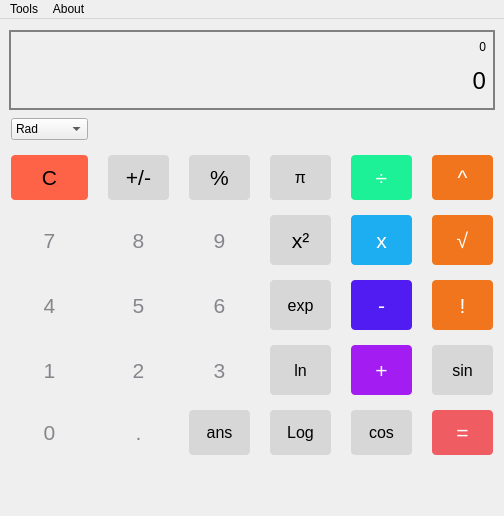
<?xml version="1.0" encoding="UTF-8"?>
<ui version="4.0">
 <class>MainWindow</class>
 <widget class="QMainWindow" name="MainWindow">
  <property name="enabled">
   <bool>true</bool>
  </property>
  <property name="geometry">
   <rect>
    <x>0</x>
    <y>0</y>
    <width>504</width>
    <height>516</height>
   </rect>
  </property>
  <property name="minimumSize">
   <size>
    <width>0</width>
    <height>75</height>
   </size>
  </property>
  <property name="mouseTracking">
   <bool>false</bool>
  </property>
  <property name="windowTitle">
   <string>Plume Calculator</string>
  </property>
  <property name="windowIcon">
   <iconset resource="assets.qrc">
    <normaloff>:/imgs/raiz-quadrada.png</normaloff>:/imgs/raiz-quadrada.png</iconset>
  </property>
  <property name="styleSheet">
   <string notr="true">/*Change the background color */
</string>
  </property>
  <widget class="QWidget" name="centralwidget">
   <property name="styleSheet">
    <string notr="true">/* (Label at top) Label Stylesheet */

QLabel {
  qproperty-alignment: 'AlignVCenter | AlignRight';
  
  color: rgb(0, 255, 0);

}

background-color : white;

/* End Label Stylesheet */</string>
   </property>
   <layout class="QVBoxLayout" name="verticalLayout_2">
    <item>
     <widget class="QWidget" name="verticalWidget" native="true">
      <property name="sizePolicy">
       <sizepolicy hsizetype="Preferred" vsizetype="Fixed">
        <horstretch>0</horstretch>
        <verstretch>0</verstretch>
       </sizepolicy>
      </property>
      <property name="minimumSize">
       <size>
        <width>0</width>
        <height>80</height>
       </size>
      </property>
      <property name="maximumSize">
       <size>
        <width>16777215</width>
        <height>75</height>
       </size>
      </property>
      <property name="styleSheet">
       <string notr="true">#verticalWidget
{ 
  border: 2px solid gray;
  background-color: rgb(239,239,239);
}
</string>
      </property>
      <layout class="QVBoxLayout" name="verticalLayout">
       <item>
        <widget class="QLabel" name="label_2">
         <property name="enabled">
          <bool>true</bool>
         </property>
         <property name="maximumSize">
          <size>
           <width>16777215</width>
           <height>15</height>
          </size>
         </property>
         <property name="mouseTracking">
          <bool>false</bool>
         </property>
         <property name="autoFillBackground">
          <bool>false</bool>
         </property>
         <property name="styleSheet">
          <string notr="true">QLabel{
  color: #000;
  background-color: rgb(239,239,239);
}</string>
         </property>
         <property name="text">
          <string>0</string>
         </property>
         <property name="alignment">
          <set>Qt::AlignmentFlag::AlignRight|Qt::AlignmentFlag::AlignTrailing|Qt::AlignmentFlag::AlignVCenter</set>
         </property>
        </widget>
       </item>
       <item>
        <widget class="QLabel" name="label">
         <property name="sizePolicy">
          <sizepolicy hsizetype="Preferred" vsizetype="Preferred">
           <horstretch>0</horstretch>
           <verstretch>0</verstretch>
          </sizepolicy>
         </property>
         <property name="minimumSize">
          <size>
           <width>0</width>
           <height>20</height>
          </size>
         </property>
         <property name="font">
          <font>
           <pointsize>18</pointsize>
          </font>
         </property>
         <property name="autoFillBackground">
          <bool>false</bool>
         </property>
         <property name="styleSheet">
          <string notr="true">QLabel{
  color: #000;
  background-color: rgb(239,239,239);
}</string>
         </property>
         <property name="text">
          <string>0</string>
         </property>
         <property name="alignment">
          <set>Qt::AlignmentFlag::AlignRight|Qt::AlignmentFlag::AlignTrailing|Qt::AlignmentFlag::AlignVCenter</set>
         </property>
        </widget>
       </item>
      </layout>
     </widget>
    </item>
    <item>
     <layout class="QGridLayout" name="keypad_grid">
      <property name="sizeConstraint">
       <enum>QLayout::SizeConstraint::SetDefaultConstraint</enum>
      </property>
      <property name="leftMargin">
       <number>2</number>
      </property>
      <property name="topMargin">
       <number>4</number>
      </property>
      <property name="rightMargin">
       <number>2</number>
      </property>
      <property name="bottomMargin">
       <number>4</number>
      </property>
      <property name="horizontalSpacing">
       <number>20</number>
      </property>
      <property name="verticalSpacing">
       <number>15</number>
      </property>
      <item row="1" column="2">
       <widget class="QPushButton" name="pushButton_percent">
        <property name="sizePolicy">
         <sizepolicy hsizetype="Preferred" vsizetype="Preferred">
          <horstretch>0</horstretch>
          <verstretch>0</verstretch>
         </sizepolicy>
        </property>
        <property name="font">
         <font>
          <family>Arial</family>
          <pointsize>16</pointsize>
          <bold>false</bold>
         </font>
        </property>
        <property name="styleSheet">
         <string notr="true">/* (Clear,+/-,%,. buttons) Unary Operations Buttons Stylesheet */

QPushButton {
  color: #000;
  background-color: rgb(215, 215, 215);
  border-radius: 4px;
  padding: 10px;
}

QPushButton:pressed {
    background-color: qlineargradient(x1: 0, y1: 0, x2: 0, y2: 1,
                                      stop: 0 #BEBEBE, stop: 1 #D7D7D7);
}</string>
        </property>
        <property name="text">
         <string>%</string>
        </property>
        <property name="shortcut">
         <string>%</string>
        </property>
       </widget>
      </item>
      <item row="8" column="1">
       <widget class="QPushButton" name="pushButton_2">
        <property name="sizePolicy">
         <sizepolicy hsizetype="Preferred" vsizetype="Preferred">
          <horstretch>0</horstretch>
          <verstretch>0</verstretch>
         </sizepolicy>
        </property>
        <property name="minimumSize">
         <size>
          <width>50</width>
          <height>50</height>
         </size>
        </property>
        <property name="font">
         <font>
          <family>Arial</family>
          <pointsize>16</pointsize>
          <bold>false</bold>
         </font>
        </property>
        <property name="styleSheet">
         <string notr="true">QPushButton {
color: rgb(134,134,140);
background-color: rgb(239,239,239);
border-radius: 4px;
padding: 10px;
}

QPushButton:hover {
background: qradialgradient(
cx: 0.3, cy: -0.4, fx: 0.3, fy: -0.4,
radius: 1.35, stop: 0 #8afff7, stop: 1 #73ffff
);
}

QPushButton:pressed {
border-style: inset;
background: qradialgradient(
cx: 0.4, cy: -0.1, fx: 0.4, fy: -0.1,
radius: 1.35, stop: 0 #707070, stop: 1 #606060
);
}</string>
        </property>
        <property name="text">
         <string>2</string>
        </property>
        <property name="shortcut">
         <string>2</string>
        </property>
       </widget>
      </item>
      <item row="5" column="0">
       <widget class="QPushButton" name="pushButton_4">
        <property name="sizePolicy">
         <sizepolicy hsizetype="Preferred" vsizetype="Preferred">
          <horstretch>0</horstretch>
          <verstretch>0</verstretch>
         </sizepolicy>
        </property>
        <property name="minimumSize">
         <size>
          <width>50</width>
          <height>50</height>
         </size>
        </property>
        <property name="font">
         <font>
          <family>Arial</family>
          <pointsize>16</pointsize>
          <bold>false</bold>
         </font>
        </property>
        <property name="styleSheet">
         <string notr="true">QPushButton {
color: rgb(134,134,140);
background-color: rgb(239,239,239);
border-radius: 4px;
padding: 10px;
}

QPushButton:hover {
background: qradialgradient(
cx: 0.3, cy: -0.4, fx: 0.3, fy: -0.4,
radius: 1.35, stop: 0 #8afff7, stop: 1 #73ffff
);
}

QPushButton:pressed {
border-style: inset;
background: qradialgradient(
cx: 0.4, cy: -0.1, fx: 0.4, fy: -0.1,
radius: 1.35, stop: 0 #707070, stop: 1 #606060
);
}</string>
        </property>
        <property name="text">
         <string>4</string>
        </property>
        <property name="shortcut">
         <string>4</string>
        </property>
       </widget>
      </item>
      <item row="5" column="8">
       <widget class="QPushButton" name="pushButton_Factorial">
        <property name="sizePolicy">
         <sizepolicy hsizetype="Preferred" vsizetype="Preferred">
          <horstretch>0</horstretch>
          <verstretch>0</verstretch>
         </sizepolicy>
        </property>
        <property name="font">
         <font>
          <family>Arial</family>
          <pointsize>16</pointsize>
          <bold>false</bold>
         </font>
        </property>
        <property name="styleSheet">
         <string notr="true">/* (Clear,+/-,%,. buttons) Unary Operations Buttons Stylesheet */

QPushButton {
  color: #FFF;
  background-color: rgb(241, 117, 28);
  border-radius: 4px;
  padding: 10px;
}

QPushButton:pressed {
    background-color: qlineargradient(x1: 0, y1: 0, x2: 0, y2: 1,
                                      stop: 0 #BEBEBE, stop: 1 #D7D7D7);
}</string>
        </property>
        <property name="text">
         <string>!</string>
        </property>
        <property name="shortcut">
         <string>*</string>
        </property>
       </widget>
      </item>
      <item row="8" column="5">
       <widget class="QPushButton" name="pushButton_add">
        <property name="sizePolicy">
         <sizepolicy hsizetype="Preferred" vsizetype="Preferred">
          <horstretch>0</horstretch>
          <verstretch>0</verstretch>
         </sizepolicy>
        </property>
        <property name="font">
         <font>
          <family>Arial</family>
          <pointsize>16</pointsize>
          <bold>false</bold>
         </font>
        </property>
        <property name="styleSheet">
         <string notr="true">/* (Clear,+/-,%,. buttons) Unary Operations Buttons Stylesheet */

QPushButton {
  color: #FFF;
  background-color: rgb(163, 28, 241);
  border-radius: 4px;
  padding: 10px;
}

QPushButton:pressed {
    background-color: qlineargradient(x1: 0, y1: 0, x2: 0, y2: 1,
                                      stop: 0 #BEBEBE, stop: 1 #D7D7D7);
}</string>
        </property>
        <property name="text">
         <string> + </string>
        </property>
        <property name="shortcut">
         <string>+</string>
        </property>
        <attribute name="buttonGroup">
         <string notr="true">buttonGroup</string>
        </attribute>
       </widget>
      </item>
      <item row="10" column="3">
       <widget class="QPushButton" name="pushButton_Log">
        <property name="sizePolicy">
         <sizepolicy hsizetype="Preferred" vsizetype="Preferred">
          <horstretch>0</horstretch>
          <verstretch>0</verstretch>
         </sizepolicy>
        </property>
        <property name="font">
         <font>
          <family>Arial</family>
          <pointsize>12</pointsize>
          <bold>false</bold>
         </font>
        </property>
        <property name="styleSheet">
         <string notr="true">/* (Clear,+/-,%,. buttons) Unary Operations Buttons Stylesheet */

QPushButton {
  color: #000;
  background-color: rgb(215, 215, 215);
  border-radius: 4px;
  padding: 10px;
}

QPushButton:pressed {
    background-color: qlineargradient(x1: 0, y1: 0, x2: 0, y2: 1,
                                      stop: 0 #BEBEBE, stop: 1 #D7D7D7);
}</string>
        </property>
        <property name="text">
         <string>Log</string>
        </property>
        <property name="shortcut">
         <string>%</string>
        </property>
       </widget>
      </item>
      <item row="5" column="5">
       <widget class="QPushButton" name="pushButton_minus">
        <property name="sizePolicy">
         <sizepolicy hsizetype="Preferred" vsizetype="Preferred">
          <horstretch>0</horstretch>
          <verstretch>0</verstretch>
         </sizepolicy>
        </property>
        <property name="font">
         <font>
          <family>Arial</family>
          <pointsize>16</pointsize>
          <bold>false</bold>
         </font>
        </property>
        <property name="styleSheet">
         <string notr="true">/* (Clear,+/-,%,. buttons) Unary Operations Buttons Stylesheet */

QPushButton {
  color: #FFF;
  background-color: rgb(81, 28, 241);
  border-radius: 4px;
  padding: 10px;
}

QPushButton:pressed {
    background-color: qlineargradient(x1: 0, y1: 0, x2: 0, y2: 1,
                                      stop: 0 #BEBEBE, stop: 1 #D7D7D7);
}</string>
        </property>
        <property name="text">
         <string>-</string>
        </property>
        <property name="shortcut">
         <string>-</string>
        </property>
        <attribute name="buttonGroup">
         <string notr="true">buttonGroup</string>
        </attribute>
       </widget>
      </item>
      <item row="10" column="2">
       <widget class="QPushButton" name="pushButton_previos_answer">
        <property name="sizePolicy">
         <sizepolicy hsizetype="Preferred" vsizetype="Preferred">
          <horstretch>0</horstretch>
          <verstretch>0</verstretch>
         </sizepolicy>
        </property>
        <property name="font">
         <font>
          <family>Arial</family>
          <pointsize>12</pointsize>
          <bold>false</bold>
         </font>
        </property>
        <property name="styleSheet">
         <string notr="true">/* (Clear,+/-,%,. buttons) Unary Operations Buttons Stylesheet */

QPushButton {
  color: #000;
  background-color: rgb(215, 215, 215);
  border-radius: 4px;
  padding: 10px;
}

QPushButton:pressed {
    background-color: qlineargradient(x1: 0, y1: 0, x2: 0, y2: 1,
                                      stop: 0 #BEBEBE, stop: 1 #D7D7D7);
}</string>
        </property>
        <property name="text">
         <string>ans</string>
        </property>
        <property name="shortcut">
         <string>%</string>
        </property>
       </widget>
      </item>
      <item row="3" column="0">
       <widget class="QPushButton" name="pushButton_7">
        <property name="sizePolicy">
         <sizepolicy hsizetype="Preferred" vsizetype="Preferred">
          <horstretch>0</horstretch>
          <verstretch>0</verstretch>
         </sizepolicy>
        </property>
        <property name="minimumSize">
         <size>
          <width>50</width>
          <height>50</height>
         </size>
        </property>
        <property name="font">
         <font>
          <family>Arial</family>
          <pointsize>16</pointsize>
          <bold>false</bold>
         </font>
        </property>
        <property name="styleSheet">
         <string notr="true">QPushButton {
color: rgb(134,134,140);
background-color: rgb(239,239,239);
border-radius: 4px;
padding: 10px;
}

QPushButton:hover {
background: qradialgradient(
cx: 0.3, cy: -0.4, fx: 0.3, fy: -0.4,
radius: 1.35, stop: 0 #8afff7, stop: 1 #73ffff
);
}

QPushButton:pressed {
border-style: inset;
background: qradialgradient(
cx: 0.4, cy: -0.1, fx: 0.4, fy: -0.1,
radius: 1.35, stop: 0 #707070, stop: 1 #606060
);
}</string>
        </property>
        <property name="text">
         <string>7</string>
        </property>
        <property name="shortcut">
         <string>7</string>
        </property>
       </widget>
      </item>
      <item row="3" column="5">
       <widget class="QPushButton" name="pushButton_multiply">
        <property name="sizePolicy">
         <sizepolicy hsizetype="Preferred" vsizetype="Preferred">
          <horstretch>0</horstretch>
          <verstretch>0</verstretch>
         </sizepolicy>
        </property>
        <property name="font">
         <font>
          <family>Arial</family>
          <pointsize>16</pointsize>
          <bold>false</bold>
         </font>
        </property>
        <property name="styleSheet">
         <string notr="true">/* (Clear,+/-,%,. buttons) Unary Operations Buttons Stylesheet */

QPushButton {
  color: #FFF;
  background-color: rgb(28, 174, 241);
  border-radius: 4px;
  padding: 10px;
}

QPushButton:pressed {
    background-color: qlineargradient(x1: 0, y1: 0, x2: 0, y2: 1,
                                      stop: 0 #BEBEBE, stop: 1 #D7D7D7);
}</string>
        </property>
        <property name="text">
         <string>x</string>
        </property>
        <property name="shortcut">
         <string>*</string>
        </property>
        <attribute name="buttonGroup">
         <string notr="true">buttonGroup</string>
        </attribute>
       </widget>
      </item>
      <item row="3" column="3">
       <widget class="QPushButton" name="pushButton_squared">
        <property name="sizePolicy">
         <sizepolicy hsizetype="Preferred" vsizetype="Preferred">
          <horstretch>0</horstretch>
          <verstretch>0</verstretch>
         </sizepolicy>
        </property>
        <property name="font">
         <font>
          <family>Arial</family>
          <pointsize>16</pointsize>
          <bold>false</bold>
         </font>
        </property>
        <property name="styleSheet">
         <string notr="true">/* (Clear,+/-,%,. buttons) Unary Operations Buttons Stylesheet */

QPushButton {
  color: #000;
  background-color: rgb(215, 215, 215);
  border-radius: 4px;
  padding: 10px;
}

QPushButton:pressed {
    background-color: qlineargradient(x1: 0, y1: 0, x2: 0, y2: 1,
                                      stop: 0 #BEBEBE, stop: 1 #D7D7D7);
}</string>
        </property>
        <property name="text">
         <string>x²</string>
        </property>
        <property name="shortcut">
         <string>%</string>
        </property>
       </widget>
      </item>
      <item row="5" column="3">
       <widget class="QPushButton" name="pushButton_exponent">
        <property name="sizePolicy">
         <sizepolicy hsizetype="Preferred" vsizetype="Preferred">
          <horstretch>0</horstretch>
          <verstretch>0</verstretch>
         </sizepolicy>
        </property>
        <property name="font">
         <font>
          <family>Arial</family>
          <pointsize>12</pointsize>
          <bold>false</bold>
         </font>
        </property>
        <property name="styleSheet">
         <string notr="true">/* (Clear,+/-,%,. buttons) Unary Operations Buttons Stylesheet */

QPushButton {
  color: #000;
  background-color: rgb(215, 215, 215);
  border-radius: 4px;
  padding: 10px;
}

QPushButton:pressed {
    background-color: qlineargradient(x1: 0, y1: 0, x2: 0, y2: 1,
                                      stop: 0 #BEBEBE, stop: 1 #D7D7D7);
}</string>
        </property>
        <property name="text">
         <string>exp</string>
        </property>
        <property name="shortcut">
         <string>%</string>
        </property>
       </widget>
      </item>
      <item row="10" column="8">
       <widget class="QPushButton" name="pushButton_equals">
        <property name="sizePolicy">
         <sizepolicy hsizetype="Preferred" vsizetype="Preferred">
          <horstretch>0</horstretch>
          <verstretch>0</verstretch>
         </sizepolicy>
        </property>
        <property name="font">
         <font>
          <family>Arial</family>
          <pointsize>16</pointsize>
          <bold>false</bold>
         </font>
        </property>
        <property name="toolTip">
         <string/>
        </property>
        <property name="toolTipDuration">
         <number>-1</number>
        </property>
        <property name="styleSheet">
         <string notr="true">/* (Clear,+/-,%,. buttons) Unary Operations Buttons Stylesheet */

QPushButton {
  color: #FFF;
  background-color: rgb(239, 92, 98);
  border-radius: 4px;
  padding: 10px;
}

QPushButton:pressed {
    background-color: qlineargradient(x1: 0, y1: 0, x2: 0, y2: 1,
                                      stop: 0 #BEBEBE, stop: 1 #D7D7D7);
}</string>
        </property>
        <property name="text">
         <string>=</string>
        </property>
        <property name="shortcut">
         <string>Enter</string>
        </property>
       </widget>
      </item>
      <item row="3" column="8">
       <widget class="QPushButton" name="pushButton_Sqrt">
        <property name="sizePolicy">
         <sizepolicy hsizetype="Preferred" vsizetype="Preferred">
          <horstretch>0</horstretch>
          <verstretch>0</verstretch>
         </sizepolicy>
        </property>
        <property name="font">
         <font>
          <family>Arial</family>
          <pointsize>16</pointsize>
          <bold>false</bold>
         </font>
        </property>
        <property name="styleSheet">
         <string notr="true">/* (Clear,+/-,%,. buttons) Unary Operations Buttons Stylesheet */

QPushButton {
  color: #FFF;
  background-color: rgb(241, 117, 28);
  border-radius: 4px;
  padding: 10px;
}

QPushButton:pressed {
    background-color: qlineargradient(x1: 0, y1: 0, x2: 0, y2: 1,
                                      stop: 0 #BEBEBE, stop: 1 #D7D7D7);
}</string>
        </property>
        <property name="text">
         <string>√</string>
        </property>
        <property name="shortcut">
         <string>*</string>
        </property>
       </widget>
      </item>
      <item row="10" column="1">
       <widget class="QPushButton" name="pushButton_dot">
        <property name="sizePolicy">
         <sizepolicy hsizetype="Preferred" vsizetype="Preferred">
          <horstretch>0</horstretch>
          <verstretch>0</verstretch>
         </sizepolicy>
        </property>
        <property name="font">
         <font>
          <family>Arial</family>
          <pointsize>16</pointsize>
          <bold>false</bold>
         </font>
        </property>
        <property name="styleSheet">
         <string notr="true">QPushButton {
color: rgb(134,134,140);
background-color: rgb(239,239,239);
border-radius: 4px;
padding: 10px;
}

QPushButton:hover {
background: qradialgradient(
cx: 0.3, cy: -0.4, fx: 0.3, fy: -0.4,
radius: 1.35, stop: 0 #8afff7, stop: 1 #73ffff
);
}

QPushButton:pressed {
border-style: inset;
background: qradialgradient(
cx: 0.4, cy: -0.1, fx: 0.4, fy: -0.1,
radius: 1.35, stop: 0 #707070, stop: 1 #606060
);
}</string>
        </property>
        <property name="text">
         <string>.</string>
        </property>
        <property name="shortcut">
         <string>.</string>
        </property>
       </widget>
      </item>
      <item row="8" column="8">
       <widget class="QPushButton" name="pushButton_sin">
        <property name="sizePolicy">
         <sizepolicy hsizetype="Preferred" vsizetype="Preferred">
          <horstretch>0</horstretch>
          <verstretch>0</verstretch>
         </sizepolicy>
        </property>
        <property name="font">
         <font>
          <family>Arial</family>
          <pointsize>12</pointsize>
          <bold>false</bold>
         </font>
        </property>
        <property name="styleSheet">
         <string notr="true">/* (Clear,+/-,%,. buttons) Unary Operations Buttons Stylesheet */

QPushButton {
  color: #000;
  background-color: rgb(215, 215, 215);
  border-radius: 4px;
  padding: 10px;
}

QPushButton:pressed {
    background-color: qlineargradient(x1: 0, y1: 0, x2: 0, y2: 1,
                                      stop: 0 #BEBEBE, stop: 1 #D7D7D7);
}</string>
        </property>
        <property name="text">
         <string>sin</string>
        </property>
        <property name="shortcut">
         <string>%</string>
        </property>
       </widget>
      </item>
      <item row="1" column="5">
       <widget class="QPushButton" name="pushButton_divide">
        <property name="sizePolicy">
         <sizepolicy hsizetype="Preferred" vsizetype="Preferred">
          <horstretch>0</horstretch>
          <verstretch>0</verstretch>
         </sizepolicy>
        </property>
        <property name="font">
         <font>
          <family>Arial</family>
          <pointsize>16</pointsize>
          <bold>false</bold>
         </font>
        </property>
        <property name="styleSheet">
         <string notr="true">/* (Clear,+/-,%,. buttons) Unary Operations Buttons Stylesheet */

QPushButton {
  color: #FFF;
  background-color: rgb(28, 241, 152);
  border-radius: 4px;
  padding: 10px;
}

QPushButton:pressed {
    background-color: qlineargradient(x1: 0, y1: 0, x2: 0, y2: 1,
                                      stop: 0 #BEBEBE, stop: 1 #D7D7D7);
}
</string>
        </property>
        <property name="text">
         <string>÷</string>
        </property>
        <property name="shortcut">
         <string>/</string>
        </property>
        <attribute name="buttonGroup">
         <string notr="true">buttonGroup</string>
        </attribute>
       </widget>
      </item>
      <item row="5" column="2">
       <widget class="QPushButton" name="pushButton_6">
        <property name="sizePolicy">
         <sizepolicy hsizetype="Preferred" vsizetype="Preferred">
          <horstretch>0</horstretch>
          <verstretch>0</verstretch>
         </sizepolicy>
        </property>
        <property name="minimumSize">
         <size>
          <width>50</width>
          <height>50</height>
         </size>
        </property>
        <property name="font">
         <font>
          <family>Arial</family>
          <pointsize>16</pointsize>
          <bold>false</bold>
         </font>
        </property>
        <property name="styleSheet">
         <string notr="true">QPushButton {
color: rgb(134,134,140);
background-color: rgb(239,239,239);
border-radius: 4px;
padding: 10px;
}

QPushButton:hover {
background: qradialgradient(
cx: 0.3, cy: -0.4, fx: 0.3, fy: -0.4,
radius: 1.35, stop: 0 #8afff7, stop: 1 #73ffff
);
}

QPushButton:pressed {
border-style: inset;
background: qradialgradient(
cx: 0.4, cy: -0.1, fx: 0.4, fy: -0.1,
radius: 1.35, stop: 0 #707070, stop: 1 #606060
);
}</string>
        </property>
        <property name="text">
         <string>6</string>
        </property>
        <property name="shortcut">
         <string>6</string>
        </property>
       </widget>
      </item>
      <item row="3" column="1">
       <widget class="QPushButton" name="pushButton_8">
        <property name="sizePolicy">
         <sizepolicy hsizetype="Preferred" vsizetype="Preferred">
          <horstretch>0</horstretch>
          <verstretch>0</verstretch>
         </sizepolicy>
        </property>
        <property name="minimumSize">
         <size>
          <width>50</width>
          <height>50</height>
         </size>
        </property>
        <property name="font">
         <font>
          <family>Arial</family>
          <pointsize>16</pointsize>
          <bold>false</bold>
         </font>
        </property>
        <property name="styleSheet">
         <string notr="true">QPushButton {
color: rgb(134,134,140);
background-color: rgb(239,239,239);
border-radius: 4px;
padding: 10px;
}

QPushButton:hover {
background: qradialgradient(
cx: 0.3, cy: -0.4, fx: 0.3, fy: -0.4,
radius: 1.35, stop: 0 #8afff7, stop: 1 #73ffff
);
}

QPushButton:pressed {
border-style: inset;
background: qradialgradient(
cx: 0.4, cy: -0.1, fx: 0.4, fy: -0.1,
radius: 1.35, stop: 0 #707070, stop: 1 #606060
);
}</string>
        </property>
        <property name="text">
         <string>8</string>
        </property>
        <property name="shortcut">
         <string>8</string>
        </property>
       </widget>
      </item>
      <item row="10" column="5">
       <widget class="QPushButton" name="pushButton_cos">
        <property name="sizePolicy">
         <sizepolicy hsizetype="Preferred" vsizetype="Preferred">
          <horstretch>0</horstretch>
          <verstretch>0</verstretch>
         </sizepolicy>
        </property>
        <property name="font">
         <font>
          <family>Arial</family>
          <pointsize>12</pointsize>
          <bold>false</bold>
         </font>
        </property>
        <property name="styleSheet">
         <string notr="true">/* (Clear,+/-,%,. buttons) Unary Operations Buttons Stylesheet */

QPushButton {
  color: #000;
  background-color: rgb(215, 215, 215);
  border-radius: 4px;
  padding: 10px;
}

QPushButton:pressed {
    background-color: qlineargradient(x1: 0, y1: 0, x2: 0, y2: 1,
                                      stop: 0 #BEBEBE, stop: 1 #D7D7D7);
}</string>
        </property>
        <property name="text">
         <string>cos</string>
        </property>
        <property name="shortcut">
         <string>%</string>
        </property>
       </widget>
      </item>
      <item row="8" column="3">
       <widget class="QPushButton" name="pushButton_ln">
        <property name="sizePolicy">
         <sizepolicy hsizetype="Preferred" vsizetype="Preferred">
          <horstretch>0</horstretch>
          <verstretch>0</verstretch>
         </sizepolicy>
        </property>
        <property name="font">
         <font>
          <family>Arial</family>
          <pointsize>12</pointsize>
          <bold>false</bold>
         </font>
        </property>
        <property name="styleSheet">
         <string notr="true">/* (Clear,+/-,%,. buttons) Unary Operations Buttons Stylesheet */

QPushButton {
  color: #000;
  background-color: rgb(215, 215, 215);
  border-radius: 4px;
  padding: 10px;
}

QPushButton:pressed {
    background-color: qlineargradient(x1: 0, y1: 0, x2: 0, y2: 1,
                                      stop: 0 #BEBEBE, stop: 1 #D7D7D7);
}</string>
        </property>
        <property name="text">
         <string>ln</string>
        </property>
        <property name="shortcut">
         <string>%</string>
        </property>
       </widget>
      </item>
      <item row="5" column="1">
       <widget class="QPushButton" name="pushButton_5">
        <property name="sizePolicy">
         <sizepolicy hsizetype="Preferred" vsizetype="Preferred">
          <horstretch>0</horstretch>
          <verstretch>0</verstretch>
         </sizepolicy>
        </property>
        <property name="minimumSize">
         <size>
          <width>50</width>
          <height>50</height>
         </size>
        </property>
        <property name="font">
         <font>
          <family>Arial</family>
          <pointsize>16</pointsize>
          <bold>false</bold>
         </font>
        </property>
        <property name="styleSheet">
         <string notr="true">QPushButton {
color: rgb(134,134,140);
background-color: rgb(239,239,239);
border-radius: 4px;
padding: 10px;
}

QPushButton:hover {
background: qradialgradient(
cx: 0.3, cy: -0.4, fx: 0.3, fy: -0.4,
radius: 1.35, stop: 0 #8afff7, stop: 1 #73ffff
);
}

QPushButton:pressed {
border-style: inset;
background: qradialgradient(
cx: 0.4, cy: -0.1, fx: 0.4, fy: -0.1,
radius: 1.35, stop: 0 #707070, stop: 1 #606060
);
}</string>
        </property>
        <property name="text">
         <string>5</string>
        </property>
        <property name="shortcut">
         <string>5</string>
        </property>
       </widget>
      </item>
      <item row="1" column="1">
       <widget class="QPushButton" name="pushButton_plusMinus">
        <property name="enabled">
         <bool>true</bool>
        </property>
        <property name="sizePolicy">
         <sizepolicy hsizetype="Preferred" vsizetype="Preferred">
          <horstretch>0</horstretch>
          <verstretch>0</verstretch>
         </sizepolicy>
        </property>
        <property name="font">
         <font>
          <family>Arial</family>
          <pointsize>16</pointsize>
          <bold>false</bold>
         </font>
        </property>
        <property name="styleSheet">
         <string notr="true">/* (Clear,+/-,%,. buttons) Unary Operations Buttons Stylesheet */

QPushButton {
  color: #000;
  background-color: rgb(215, 215, 215);
  border-radius: 4px;
  padding: 10px;
}

QPushButton:pressed {
    background-color: qlineargradient(x1: 0, y1: 0, x2: 0, y2: 1,
                                      stop: 0 #BEBEBE, stop: 1 #D7D7D7);
}</string>
        </property>
        <property name="text">
         <string>+/-</string>
        </property>
       </widget>
      </item>
      <item row="10" column="0">
       <widget class="QPushButton" name="pushButton_0">
        <property name="sizePolicy">
         <sizepolicy hsizetype="Preferred" vsizetype="Preferred">
          <horstretch>0</horstretch>
          <verstretch>0</verstretch>
         </sizepolicy>
        </property>
        <property name="font">
         <font>
          <family>Arial</family>
          <pointsize>16</pointsize>
          <bold>false</bold>
         </font>
        </property>
        <property name="styleSheet">
         <string notr="true">QPushButton {
color: rgb(134,134,140);
background-color: rgb(239,239,239);
border-radius: 4px;
padding: 10px;
}

QPushButton:hover {
background: qradialgradient(
cx: 0.3, cy: -0.4, fx: 0.3, fy: -0.4,
radius: 1.35, stop: 0 #8afff7, stop: 1 #73ffff
);
}

QPushButton:pressed {
border-style: inset;
background: qradialgradient(
cx: 0.4, cy: -0.1, fx: 0.4, fy: -0.1,
radius: 1.35, stop: 0 #707070, stop: 1 #606060
);
}</string>
        </property>
        <property name="text">
         <string>0</string>
        </property>
        <property name="shortcut">
         <string>0</string>
        </property>
       </widget>
      </item>
      <item row="1" column="0">
       <widget class="QPushButton" name="pushButton_clear">
        <property name="sizePolicy">
         <sizepolicy hsizetype="Preferred" vsizetype="Preferred">
          <horstretch>0</horstretch>
          <verstretch>0</verstretch>
         </sizepolicy>
        </property>
        <property name="font">
         <font>
          <family>Arial</family>
          <pointsize>16</pointsize>
          <bold>false</bold>
         </font>
        </property>
        <property name="styleSheet">
         <string notr="true">/* (Clear,+/-,%,. buttons) Unary Operations Buttons Stylesheet */

QPushButton {
  background-color: rgb(254,99,71);
  border-radius: 4px;
  padding: 5px;
}

QPushButton:pressed {
    background-color: qlineargradient(x1: 0, y1: 0, x2: 0, y2: 1,
                                      stop: 0 #BEBEBE, stop: 1 #D7D7D7);
}</string>
        </property>
        <property name="text">
         <string>C</string>
        </property>
        <property name="shortcut">
         <string>C</string>
        </property>
       </widget>
      </item>
      <item row="1" column="8">
       <widget class="QPushButton" name="pushButton_Power">
        <property name="sizePolicy">
         <sizepolicy hsizetype="Preferred" vsizetype="Preferred">
          <horstretch>0</horstretch>
          <verstretch>0</verstretch>
         </sizepolicy>
        </property>
        <property name="font">
         <font>
          <family>Arial</family>
          <pointsize>16</pointsize>
          <bold>false</bold>
         </font>
        </property>
        <property name="styleSheet">
         <string notr="true">/* (Clear,+/-,%,. buttons) Unary Operations Buttons Stylesheet */

QPushButton {
  color: #FFF;
  background-color: rgb(241, 117, 28);
  border-radius: 4px;
  padding: 10px;
}

QPushButton:pressed {
    background-color: qlineargradient(x1: 0, y1: 0, x2: 0, y2: 1,
                                      stop: 0 #BEBEBE, stop: 1 #D7D7D7);
}</string>
        </property>
        <property name="text">
         <string>^</string>
        </property>
        <property name="shortcut">
         <string>*</string>
        </property>
       </widget>
      </item>
      <item row="1" column="3">
       <widget class="QPushButton" name="pushButton_pi">
        <property name="sizePolicy">
         <sizepolicy hsizetype="Preferred" vsizetype="Preferred">
          <horstretch>0</horstretch>
          <verstretch>0</verstretch>
         </sizepolicy>
        </property>
        <property name="font">
         <font>
          <family>Arial</family>
          <pointsize>12</pointsize>
          <bold>false</bold>
         </font>
        </property>
        <property name="styleSheet">
         <string notr="true">/* (Clear,+/-,%,. buttons) Unary Operations Buttons Stylesheet */

QPushButton {
  color: #000;
  background-color: rgb(215, 215, 215);
  border-radius: 4px;
  padding: 10px;
}

QPushButton:pressed {
    background-color: qlineargradient(x1: 0, y1: 0, x2: 0, y2: 1,
                                      stop: 0 #BEBEBE, stop: 1 #D7D7D7);
}</string>
        </property>
        <property name="text">
         <string>π</string>
        </property>
        <property name="shortcut">
         <string>%</string>
        </property>
       </widget>
      </item>
      <item row="8" column="2">
       <widget class="QPushButton" name="pushButton_3">
        <property name="sizePolicy">
         <sizepolicy hsizetype="Preferred" vsizetype="Preferred">
          <horstretch>0</horstretch>
          <verstretch>0</verstretch>
         </sizepolicy>
        </property>
        <property name="minimumSize">
         <size>
          <width>50</width>
          <height>50</height>
         </size>
        </property>
        <property name="font">
         <font>
          <family>Arial</family>
          <pointsize>16</pointsize>
          <bold>false</bold>
         </font>
        </property>
        <property name="styleSheet">
         <string notr="true">QPushButton {
color: rgb(134,134,140);
background-color: rgb(239,239,239);
border-radius: 4px;
padding: 10px;
}

QPushButton:hover {
background: qradialgradient(
cx: 0.3, cy: -0.4, fx: 0.3, fy: -0.4,
radius: 1.35, stop: 0 #8afff7, stop: 1 #73ffff
);
}

QPushButton:pressed {
border-style: inset;
background: qradialgradient(
cx: 0.4, cy: -0.1, fx: 0.4, fy: -0.1,
radius: 1.35, stop: 0 #707070, stop: 1 #606060
);
}</string>
        </property>
        <property name="text">
         <string>3</string>
        </property>
        <property name="shortcut">
         <string>3</string>
        </property>
       </widget>
      </item>
      <item row="3" column="2">
       <widget class="QPushButton" name="pushButton_9">
        <property name="sizePolicy">
         <sizepolicy hsizetype="Preferred" vsizetype="Preferred">
          <horstretch>0</horstretch>
          <verstretch>0</verstretch>
         </sizepolicy>
        </property>
        <property name="minimumSize">
         <size>
          <width>50</width>
          <height>50</height>
         </size>
        </property>
        <property name="font">
         <font>
          <family>Arial</family>
          <pointsize>16</pointsize>
          <bold>false</bold>
         </font>
        </property>
        <property name="styleSheet">
         <string notr="true">QPushButton {
color: rgb(134,134,140);
background-color: rgb(239,239,239);
border-radius: 4px;
padding: 10px;
}

QPushButton:hover {
background: qradialgradient(
cx: 0.3, cy: -0.4, fx: 0.3, fy: -0.4,
radius: 1.35, stop: 0 #8afff7, stop: 1 #73ffff
);
}

QPushButton:pressed {
border-style: inset;
background: qradialgradient(
cx: 0.4, cy: -0.1, fx: 0.4, fy: -0.1,
radius: 1.35, stop: 0 #707070, stop: 1 #606060
);
}</string>
        </property>
        <property name="text">
         <string>9</string>
        </property>
        <property name="shortcut">
         <string>9</string>
        </property>
       </widget>
      </item>
      <item row="0" column="0">
       <widget class="QComboBox" name="comboBox">
        <property name="enabled">
         <bool>true</bool>
        </property>
        <item>
         <property name="text">
          <string>Rad</string>
         </property>
        </item>
        <item>
         <property name="text">
          <string>Degrees</string>
         </property>
        </item>
        <item>
         <property name="text">
          <string>Grad</string>
         </property>
        </item>
       </widget>
      </item>
      <item row="8" column="0">
       <widget class="QPushButton" name="pushButton_1">
        <property name="sizePolicy">
         <sizepolicy hsizetype="Preferred" vsizetype="Preferred">
          <horstretch>0</horstretch>
          <verstretch>0</verstretch>
         </sizepolicy>
        </property>
        <property name="minimumSize">
         <size>
          <width>50</width>
          <height>50</height>
         </size>
        </property>
        <property name="font">
         <font>
          <family>Arial</family>
          <pointsize>16</pointsize>
          <bold>false</bold>
         </font>
        </property>
        <property name="styleSheet">
         <string notr="true">QPushButton {
color: rgb(134,134,140);
background-color: rgb(239,239,239);
border-radius: 4px;
padding: 10px;
}

QPushButton:hover {
background: qradialgradient(
cx: 0.3, cy: -0.4, fx: 0.3, fy: -0.4,
radius: 1.35, stop: 0 #8afff7, stop: 1 #73ffff
);
}

QPushButton:pressed {
border-style: inset;
background: qradialgradient(
cx: 0.4, cy: -0.1, fx: 0.4, fy: -0.1,
radius: 1.35, stop: 0 #707070, stop: 1 #606060
);
}</string>
        </property>
        <property name="text">
         <string>1</string>
        </property>
        <property name="shortcut">
         <string>1</string>
        </property>
       </widget>
      </item>
     </layout>
    </item>
    <item>
     <widget class="QLabel" name="Error_Label">
      <property name="font">
       <font>
        <family>Terminal</family>
       </font>
      </property>
      <property name="text">
       <string/>
      </property>
      <property name="alignment">
       <set>Qt::AlignmentFlag::AlignRight|Qt::AlignmentFlag::AlignTrailing|Qt::AlignmentFlag::AlignVCenter</set>
      </property>
     </widget>
    </item>
   </layout>
  </widget>
  <widget class="QMenuBar" name="menuBar">
   <property name="geometry">
    <rect>
     <x>0</x>
     <y>0</y>
     <width>504</width>
     <height>26</height>
    </rect>
   </property>
   <widget class="QMenu" name="menuFile">
    <property name="title">
     <string>Tools</string>
    </property>
    <addaction name="separator"/>
    <addaction name="actionExit"/>
    <addaction name="separator"/>
    <addaction name="actionLight"/>
    <addaction name="actionDark"/>
   </widget>
   <widget class="QMenu" name="menuAbout">
    <property name="title">
     <string>About</string>
    </property>
    <addaction name="actionAbout_Us"/>
   </widget>
   <addaction name="menuFile"/>
   <addaction name="menuAbout"/>
  </widget>
  <action name="actionCopy">
   <property name="text">
    <string>Copy</string>
   </property>
  </action>
  <action name="actionExit">
   <property name="icon">
    <iconset resource="assets.qrc">
     <normaloff>:/imgs/sair.png</normaloff>:/imgs/sair.png</iconset>
   </property>
   <property name="text">
    <string>Exit</string>
   </property>
   <property name="shortcut">
    <string>Esc</string>
   </property>
  </action>
  <action name="actionPaste">
   <property name="text">
    <string>Paste</string>
   </property>
  </action>
  <action name="actionDark">
   <property name="icon">
    <iconset resource="assets.qrc">
     <normaloff>:/imgs/modo-noturno.png</normaloff>:/imgs/modo-noturno.png</iconset>
   </property>
   <property name="text">
    <string>Dark</string>
   </property>
   <property name="shortcut">
    <string>F1</string>
   </property>
  </action>
  <action name="actionLight">
   <property name="icon">
    <iconset resource="assets.qrc">
     <normaloff>:/imgs/modo-diurno.png</normaloff>:/imgs/modo-diurno.png</iconset>
   </property>
   <property name="text">
    <string>Light</string>
   </property>
   <property name="shortcut">
    <string>F2</string>
   </property>
  </action>
  <action name="actionCyan">
   <property name="text">
    <string>Cyan</string>
   </property>
   <property name="shortcut">
    <string>F3</string>
   </property>
  </action>
  <action name="actiontheme_1">
   <property name="text">
    <string>theme_1</string>
   </property>
  </action>
  <action name="actiontheme_2">
   <property name="text">
    <string>theme_2</string>
   </property>
  </action>
  <action name="actiontheme_3">
   <property name="text">
    <string>theme_3</string>
   </property>
  </action>
  <action name="actiontheme_4">
   <property name="text">
    <string>theme_4</string>
   </property>
  </action>
  <action name="actiontheme_5">
   <property name="text">
    <string>UF_theme 1</string>
   </property>
  </action>
  <action name="actionGators_theme">
   <property name="text">
    <string>Gators_theme</string>
   </property>
  </action>
  <action name="actionAbout_Us">
   <property name="icon">
    <iconset resource="assets.qrc">
     <normaloff>:/imgs/em-formacao.png</normaloff>:/imgs/em-formacao.png</iconset>
   </property>
   <property name="text">
    <string>About Us</string>
   </property>
  </action>
 </widget>
 <resources>
  <include location="assets.qrc"/>
 </resources>
 <connections/>
 <buttongroups>
  <buttongroup name="buttonGroup">
   <property name="exclusive">
    <bool>true</bool>
   </property>
  </buttongroup>
 </buttongroups>
</ui>
